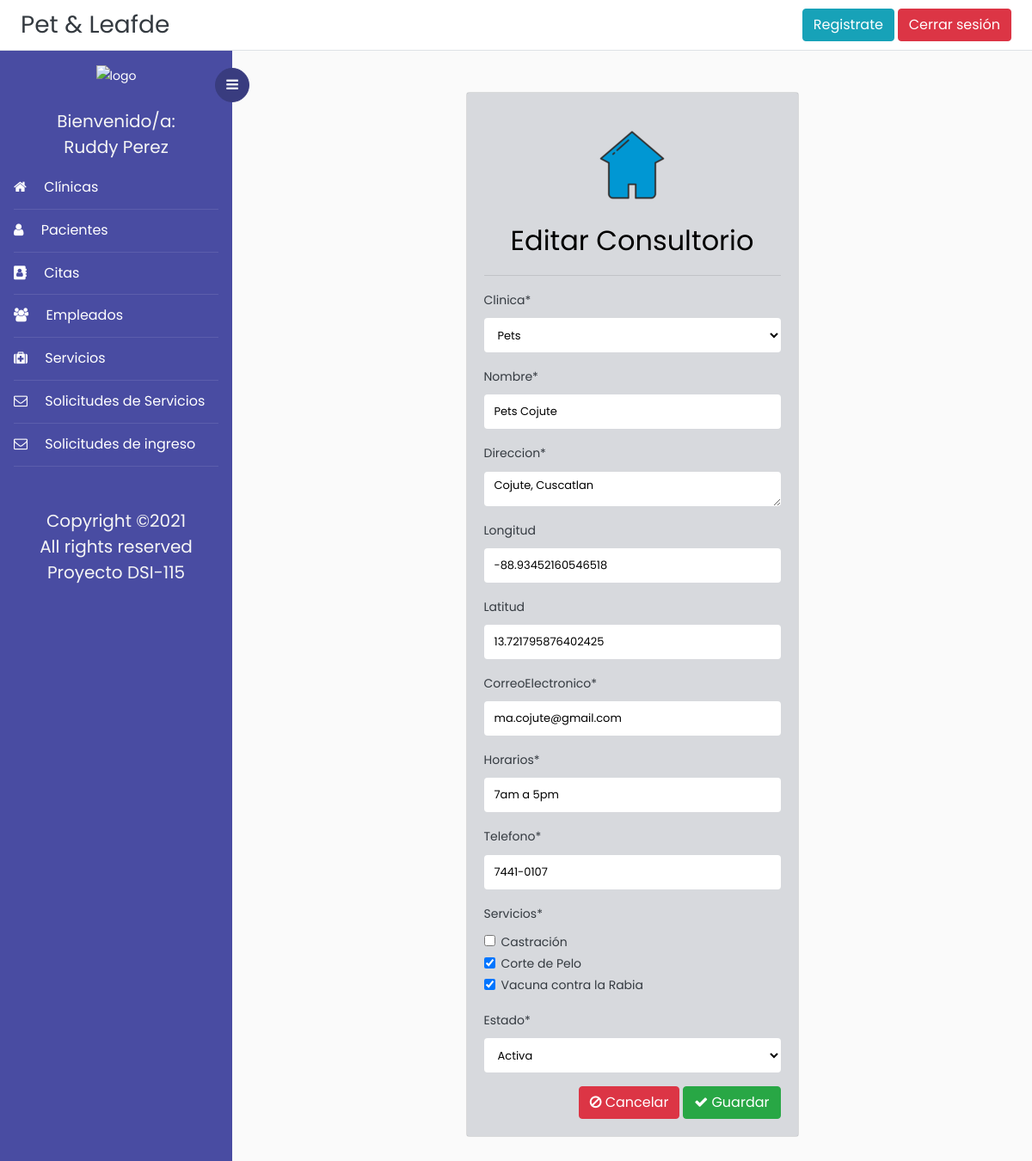
Page /modificar_consultorio/2/ (signed in) on the earlier database version.
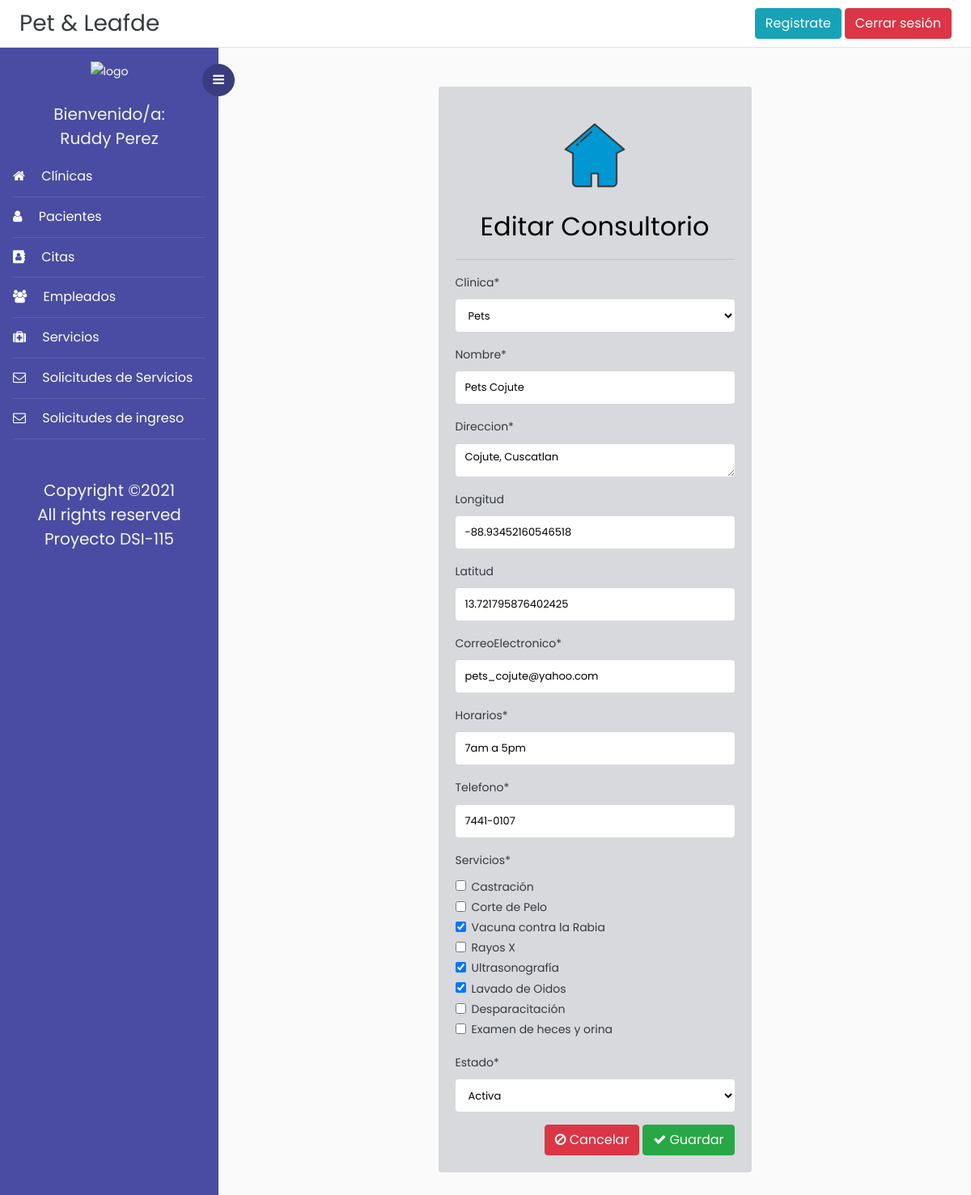
Same page on the later database version.
### Veterinaria/models.py (models this page shows, shortened)
class Consultorio(models.Model):
    clinica = models.ForeignKey('Clinica', on_delete = models.CASCADE)
    nombre = models.CharField(max_length=60)
    direccion = models.TextField()
    longitud = models.FloatField(blank=True, null=True)
    latitud = models.FloatField(blank=True, null=True)
    correoElectronico = models.CharField(max_length=200, null=True)
    horarios = models.CharField(max_length=50)
    telefono = models.CharField(max_length=9, validators=[formato_Telefono])
    servicios = models.ManyToManyField('Servicio')
    fechaIngreso = models.DateField(auto_now_add=True, null=True)
    ESTADO = (('Activa','Activa'),('Inactiva', 'Inactiva'))
    estado = models.CharField(max_length=10, choices=ESTADO, default="Activa")

### Veterinaria/views.py (the view, shortened to what this page needs)
# urls.py: path('modificar_consultorio/<id>/',modificar_consultorio, name="modificar_consultorio"),
@login_required
def modificar_consultorio(request, id):
    consultorio = get_object_or_404(Consultorio, id=id)
    data ={
        'form' : ConsultorioForm(instance=consultorio)
    }
    return render(request, 'consultorio/modificarConsultorio.html', data)

### Veterinaria/forms.py
class ConsultorioForm(forms.ModelForm):
        servicios = forms.ModelMultipleChoiceField(
                widget = forms.CheckboxSelectMultiple(attrs={'rows':3}),
                queryset = Servicio.objects.all()
            )
        class Meta:
            model = Consultorio
            fields = '__all__'
        direccion = forms.Textarea(
		)

### Veterinaria/models.py (called while the page is built)
    def __str__(self):
        return self.nombre

    def __str__(self):
        return self.nombreServicio

### Veterinaria/templates/consultorio/modificarConsultorio.html (shortened to what this page needs)
{% extends 'base.html'%}
{%load static%}
{% block content %}
{% load crispy_forms_tags %}
<div class="container">
    <div class="row">
        <div class="col-12 col-md-6 offset-md-3">
            <div class="card bg-light text-dark">
                <div class="card-body" style="background-color: #b9bbc281;">
                    <div class="contenedor_logo" align="center">
                        <img  class="logo"  src="{% static 'images/registro_clinica.png'%}" alt="logo">
                    </div>
                    <h2 align ="center">Editar Consultorio</h2>
                    <hr>
                    <form action="" method="post">
                        {{ form|crispy}}
                        <div class="d-flex justify-content-end">
                            <a class="btn btn-danger" href="{% url 'listar_clinica' %}"><i class="fa fa-ban" aria-hidden="true"></i> Cancelar</a>
                            <button  type="submit" class="btn btn-success float-right"><i class="fa fa-check" aria-hidden="true"></i> Guardar</button>
                        </div>
                    </form>
                </div>
            </div>
        </div>
    </div>
</div>
{% endblock content%}

Differences in the rows shown:
changed Consultorio "Pets": correoElectronico "ma.cojute@gmail.com" → "pets_cojute@yahoo.com"
Other differences:
form field servicios: "☐ ☑ ☑" → "☐ ☐ ☑ ☐ ☑ ☑ ☐ ☐"
text no longer shown: "Clinica * Nombre * Direccion * Longitud Latitud CorreoElectronico * Horarios * Telefono * Servicios * Castración Corte de Pelo Vacuna contra la Rabia Estado *"
text now shown: "Clinica * Nombre * Direccion * Longitud Latitud CorreoElectronico * Horarios * Telefono * Servicios * Castración Corte de Pelo Vacuna contra la Rabia Rayos X Ultrasonografía Lavado de Oidos Desparacitación Examen de heces y orina Estado *"
